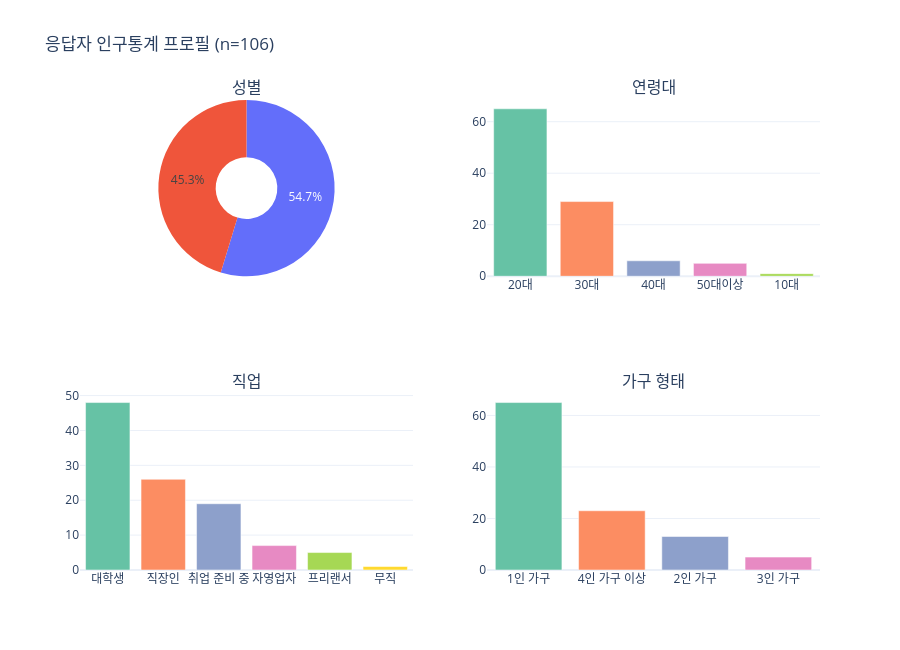

Notebook code cell kept with this figure:
### Markdown cell above
## 3. EDA — 응답자 프로필 (Plotly)

### Code cell
fig = make_subplots(
    rows=2, cols=2,
    subplot_titles=("성별", "연령대", "직업", "가구 형태"),
    specs=[[{"type": "pie"}, {"type": "bar"}],
           [{"type": "bar"}, {"type": "bar"}]],
)

for col, (row, col_idx) in zip(
    ["gender", "age_group", "occupation", "housing_type"],
    [(1, 1), (1, 2), (2, 1), (2, 2)],
):
    vc = features[col].value_counts().reset_index()
    vc.columns = [col, "count"]
    if col == "gender":
        fig.add_trace(go.Pie(labels=vc[col], values=vc["count"], hole=0.35), row=row, col=col_idx)
    else:
        fig.add_trace(go.Bar(x=vc[col], y=vc["count"], marker_color=COLORS), row=row, col=col_idx)

fig.update_layout(title="응답자 인구통계 프로필 (n=106)", height=650, showlegend=False, template=PLOTLY_TEMPLATE)
fig.show()

### Figure 1 — Plotly figure (JSON) as saved in the notebook; plotly's stock layout.template omitted (floating-point values rounded to 4 significant figures)
{"data": [{"domain": {"x": [0, 0.45], "y": [0.625, 1]}, "hole": 0.35, "labels": ["여자", "남자"], "type": "pie", "values": [58, 48]}, {"marker": {"color": ["rgb(102,194,165)", "rgb(252,141,98)", "rgb(141,160,203)", "rgb(231,138,195)", "rgb(166,216,84)", "rgb(255,217,47)", "rgb(229,196,148)", "rgb(179,179,179)"]}, "type": "bar", "x": ["20대", "30대", "40대", "50대이상", "10대"], "xaxis": "x", "y": [65, 29, 6, 5, 1], "yaxis": "y"}, {"marker": {"color": ["rgb(102,194,165)", "rgb(252,141,98)", "rgb(141,160,203)", "rgb(231,138,195)", "rgb(166,216,84)", "rgb(255,217,47)", "rgb(229,196,148)", "rgb(179,179,179)"]}, "type": "bar", "x": ["대학생", "직장인", "취업 준비 중", "자영업자", "프리랜서", "무직"], "xaxis": "x2", "y": [48, 26, 19, 7, 5, 1], "yaxis": "y2"}, {"marker": {"color": ["rgb(102,194,165)", "rgb(252,141,98)", "rgb(141,160,203)", "rgb(231,138,195)", "rgb(166,216,84)", "rgb(255,217,47)", "rgb(229,196,148)", "rgb(179,179,179)"]}, "type": "bar", "x": ["1인 가구", "4인 가구 이상", "2인 가구", "3인 가구"], "xaxis": "x3", "y": [65, 23, 13, 5], "yaxis": "y3"}], "layout": {"annotations": [{"font": {"size": 16}, "showarrow": false, "text": "성별", "x": 0.225, "xanchor": "center", "xref": "paper", "y": 1, "yanchor": "bottom", "yref": "paper"}, {"font": {"size": 16}, "showarrow": false, "text": "연령대", "x": 0.775, "xanchor": "center", "xref": "paper", "y": 1, "yanchor": "bottom", "yref": "paper"}, {"font": {"size": 16}, "showarrow": false, "text": "직업", "x": 0.225, "xanchor": "center", "xref": "paper", "y": 0.375, "yanchor": "bottom", "yref": "paper"}, {"font": {"size": 16}, "showarrow": false, "text": "가구 형태", "x": 0.775, "xanchor": "center", "xref": "paper", "y": 0.375, "yanchor": "bottom", "yref": "paper"}], "height": 650, "showlegend": false, "title": {"text": "응답자 인구통계 프로필 (n=106)"}, "xaxis": {"anchor": "y", "domain": [0.55, 1]}, "xaxis2": {"anchor": "y2", "domain": [0, 0.45]}, "xaxis3": {"anchor": "y3", "domain": [0.55, 1]}, "yaxis": {"anchor": "x", "domain": [0.625, 1]}, "yaxis2": {"anchor": "x2", "domain": [0, 0.375]}, "yaxis3": {"anchor": "x3", "domain": [0, 0.375]}}}
